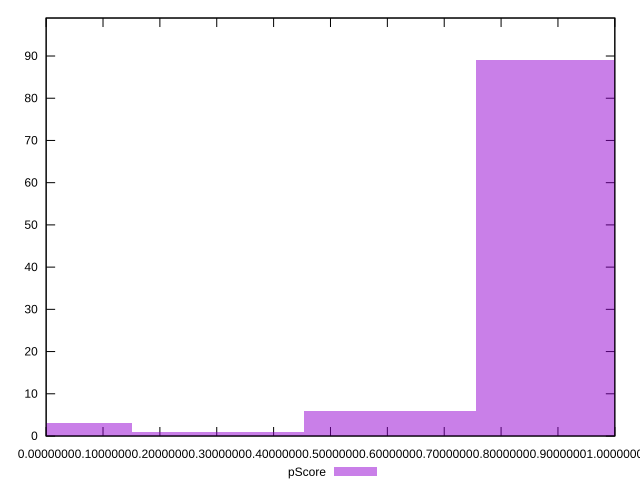

Here is the gnuplot script that generated this plot:
reset

$pScore <<EOF
0 3
0.6043824821785694 6
0.9065737232678541 89
0.3021912410892847 1
EOF

set key outside below
set boxwidth 0.3021912410892847
set xrange [8.097401177353802e-7:0.9999993380488856]
set yrange [0:99]
set trange [0:99]
set style fill transparent solid 0.5 noborder
set terminal svg size 640, 490 enhanced background rgb 'white'
set output "report/report_00029_2021-02-24T13-36-40.390Z/estimated-input-latency/samples/card/pScore/histogram.svg"

plot $pScore title "pScore" with boxes

reset
